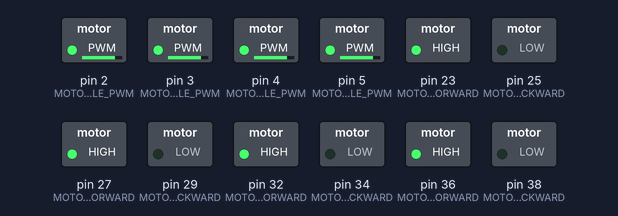
A sketch run on a simulated Arduino Mega 2560, built with avr-gcc and run on an emulated ATmega2560. Parts: switched loads named in the sketch (green lamp = pin HIGH).

Above: at 0.1 s.
At 4.6 s:
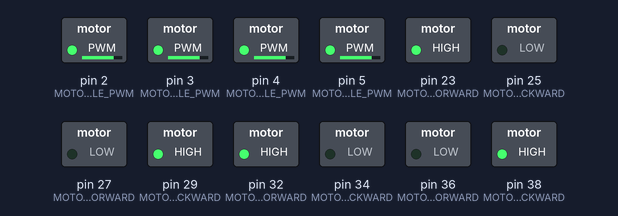
At 7.0 s:
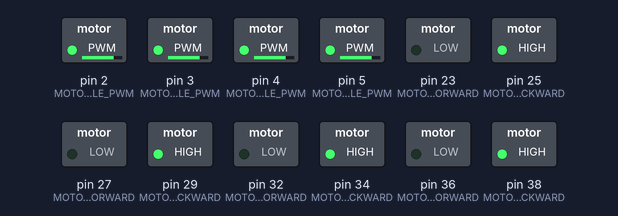
At 8.2 s:
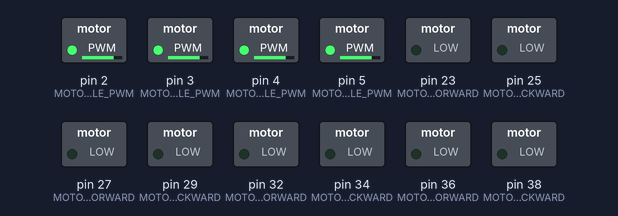
Timing chart, 0 to 9.7 s (numbered marks = the images above):
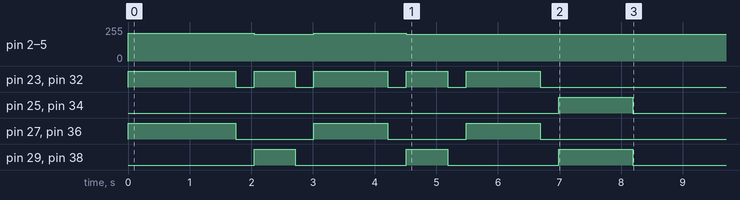

The sketch:

2-Pattern-Change.ino
```cpp
/*
  ELE8392 RObotics and Control
  Written by Salim El Atache
  This code will follow a pattern.
*/

// defining the pins

#define MOTOR1_FORWARD  23
#define MOTOR1_BACKWARD  25
#define MOTOR2_FORWARD  27
#define MOTOR2_BACKWARD  29
#define MOTOR3_FORWARD  32
#define MOTOR3_BACKWARD  34
#define MOTOR4_FORWARD  36
#define MOTOR4_BACKWARD  38
#define MOTOR1_ENABLE_PWM 2
#define MOTOR2_ENABLE_PWM 3
#define MOTOR3_ENABLE_PWM 4
#define MOTOR4_ENABLE_PWM 5


void setup() {

  // put your setup code here, to run once:
  // initialize digital pin LED_BUILTIN as an output.
  pinMode(MOTOR1_FORWARD, OUTPUT);
  pinMode(MOTOR1_BACKWARD, OUTPUT);
  pinMode(MOTOR2_FORWARD, OUTPUT);
  pinMode(MOTOR2_BACKWARD, OUTPUT);
  pinMode(MOTOR3_FORWARD, OUTPUT);
  pinMode(MOTOR3_BACKWARD, OUTPUT);
  pinMode(MOTOR4_FORWARD, OUTPUT);
  pinMode(MOTOR4_BACKWARD, OUTPUT);

  //the patern for lab 5 part 1
  // calling the functions
  //first variable will be the time and second variable will be the pwm

  Forward(1750,  210);
  delay (300);

  Right (660, 200);
  delay (300);

  Forward (1200, 210);
  delay (300);

  Right (680, 200);
  delay (300);

  Forward (1200, 200);
  delay(300);

  Backward(1200, 200);
  delay(300);


}


void loop() {


  //nothing will be here since we don't need a loop for this lab


}

//forward function

void Forward(int time, int pwm_value) {

  //Motor 1
  analogWrite(MOTOR1_ENABLE_PWM, pwm_value );
  digitalWrite(MOTOR1_FORWARD, HIGH);
  digitalWrite(MOTOR1_BACKWARD, LOW);
  //Motor 2
  analogWrite(MOTOR2_ENABLE_PWM, pwm_value);
  digitalWrite(MOTOR2_FORWARD, HIGH);
  digitalWrite(MOTOR2_BACKWARD, LOW);
  //Motor 3
  analogWrite(MOTOR3_ENABLE_PWM, pwm_value);
  digitalWrite(MOTOR3_FORWARD, HIGH);
  digitalWrite(MOTOR3_BACKWARD, LOW);
  //Motor 4
  analogWrite(MOTOR4_ENABLE_PWM, pwm_value);
  digitalWrite(MOTOR4_FORWARD, HIGH);
  digitalWrite(MOTOR4_BACKWARD, LOW);

  //run the motors for a specific time
  delay (time);

  // Stop the motors
  //Motor 1
  analogWrite(MOTOR1_ENABLE_PWM, pwm_value );
  digitalWrite(MOTOR1_FORWARD, LOW);
  digitalWrite(MOTOR1_BACKWARD, LOW);
  //Motor 2
  analogWrite(MOTOR2_ENABLE_PWM, pwm_value);
  digitalWrite(MOTOR2_FORWARD, LOW);
  digitalWrite(MOTOR2_BACKWARD, LOW);
  //Motor 3
  analogWrite(MOTOR3_ENABLE_PWM, pwm_value);
  digitalWrite(MOTOR3_FORWARD, LOW);
  digitalWrite(MOTOR3_BACKWARD, LOW);
  //Motor 4
  analogWrite(MOTOR4_ENABLE_PWM, pwm_value);
  digitalWrite(MOTOR4_FORWARD, LOW);
  digitalWrite(MOTOR4_BACKWARD, LOW);
  return;
}

// backward function
void Backward(int time, int pwm_value) {
  //Motor 1
  analogWrite(MOTOR1_ENABLE_PWM, pwm_value );
  digitalWrite(MOTOR1_FORWARD, LOW);
  digitalWrite(MOTOR1_BACKWARD, HIGH);
  //Motor 2
  analogWrite(MOTOR2_ENABLE_PWM, pwm_value);
  digitalWrite(MOTOR2_FORWARD, LOW);
  digitalWrite(MOTOR2_BACKWARD, HIGH);
  //Motor 3
  analogWrite(MOTOR3_ENABLE_PWM, pwm_value);
  digitalWrite(MOTOR3_FORWARD, LOW);
  digitalWrite(MOTOR3_BACKWARD, HIGH);
  //Motor 4
  analogWrite(MOTOR4_ENABLE_PWM, pwm_value);
  digitalWrite(MOTOR4_FORWARD, LOW);
  digitalWrite(MOTOR4_BACKWARD, HIGH);
  //run the motor for a specific time

  delay (time);

  // Stop the motors
  //Motor 1
  analogWrite(MOTOR1_ENABLE_PWM, pwm_value );
  digitalWrite(MOTOR1_FORWARD, LOW);
  digitalWrite(MOTOR1_BACKWARD, LOW);
  //Motor 2
  analogWrite(MOTOR2_ENABLE_PWM, pwm_value);
  digitalWrite(MOTOR2_FORWARD, LOW);
  digitalWrite(MOTOR2_BACKWARD, LOW);
  //Motor 3
  analogWrite(MOTOR3_ENABLE_PWM, pwm_value);
  digitalWrite(MOTOR3_FORWARD, LOW);
  digitalWrite(MOTOR3_BACKWARD, LOW);
  //Motor 4
  analogWrite(MOTOR4_ENABLE_PWM, pwm_value);
  digitalWrite(MOTOR4_FORWARD, LOW);
  digitalWrite(MOTOR4_BACKWARD, LOW);
  return;
}

// RIGHT function
void Right(int time, int pwm_value) {
  //Motor 1
  analogWrite(MOTOR1_ENABLE_PWM, pwm_value );
  digitalWrite(MOTOR1_FORWARD, HIGH);
  digitalWrite(MOTOR1_BACKWARD, LOW);
  //Motor 2
  analogWrite(MOTOR2_ENABLE_PWM, pwm_value);
  digitalWrite(MOTOR2_FORWARD, LOW);
  digitalWrite(MOTOR2_BACKWARD, HIGH);
  //Motor 3
  analogWrite(MOTOR3_ENABLE_PWM, pwm_value);
  digitalWrite(MOTOR3_FORWARD, HIGH);
  digitalWrite(MOTOR3_BACKWARD, LOW);
  //Motor 4
  analogWrite(MOTOR4_ENABLE_PWM, pwm_value);
  digitalWrite(MOTOR4_FORWARD, LOW);
  digitalWrite(MOTOR4_BACKWARD, HIGH);
  //run the motor for a specific time
  delay (time);

  // Stop the motors
  //Motor 1
  analogWrite(MOTOR1_ENABLE_PWM, pwm_value );
  digitalWrite(MOTOR1_FORWARD, LOW);
  digitalWrite(MOTOR1_BACKWARD, LOW);
  //Motor 2
  analogWrite(MOTOR2_ENABLE_PWM, pwm_value);
  digitalWrite(MOTOR2_FORWARD, LOW);
  digitalWrite(MOTOR2_BACKWARD, LOW);
  //Motor 3
  analogWrite(MOTOR3_ENABLE_PWM, pwm_value);
  digitalWrite(MOTOR3_FORWARD, LOW);
  digitalWrite(MOTOR3_BACKWARD, LOW);
  //Motor 4
  analogWrite(MOTOR4_ENABLE_PWM, pwm_value);
  digitalWrite(MOTOR4_FORWARD, LOW);
  digitalWrite(MOTOR4_BACKWARD, LOW);
  return;
}
```
